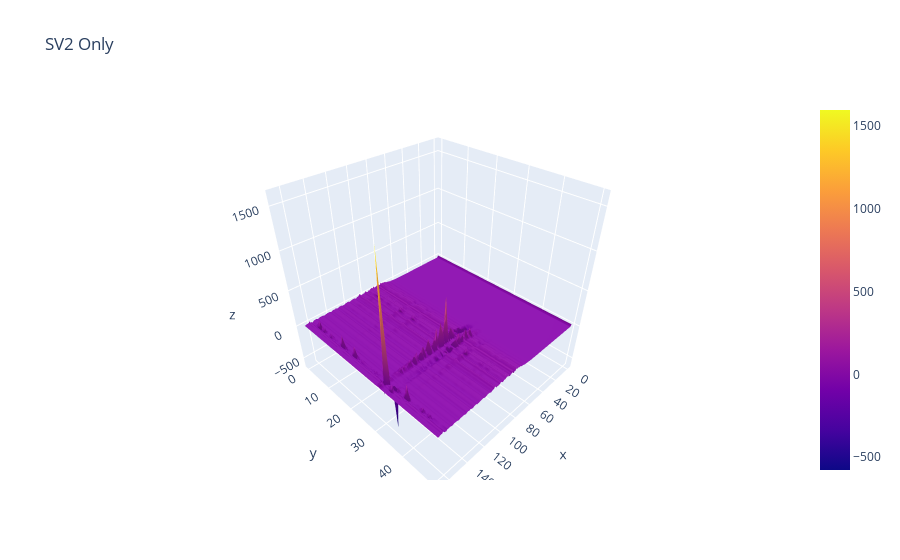

Source (notebook cell):
### Code cell
approx_uptorank2_meancentered = u[:,:2] @ s[0:2,:2] @ v[:2,:]
approx_justrank2 = approx_uptorank2_meancentered - approx_uptorank1_meancentered + b
fig = go.Figure(data=[go.Surface(z=approx_justrank2)])
fig.update_layout(title='SV2 Only',autosize=True)
fig.show()

### Figure 1 — Plotly figure (JSON) as saved in the notebook; plotly's stock layout.template omitted (floating-point values rounded to 4 significant figures; data arrays with more than 128 entries replaced by an {"elided": "..."} marker saying what was removed)
{"data": [{"type": "surface", "z": {"elided": "51x167 float values"}}], "layout": {"autosize": true, "title": {"text": "SV2 Only"}}}
